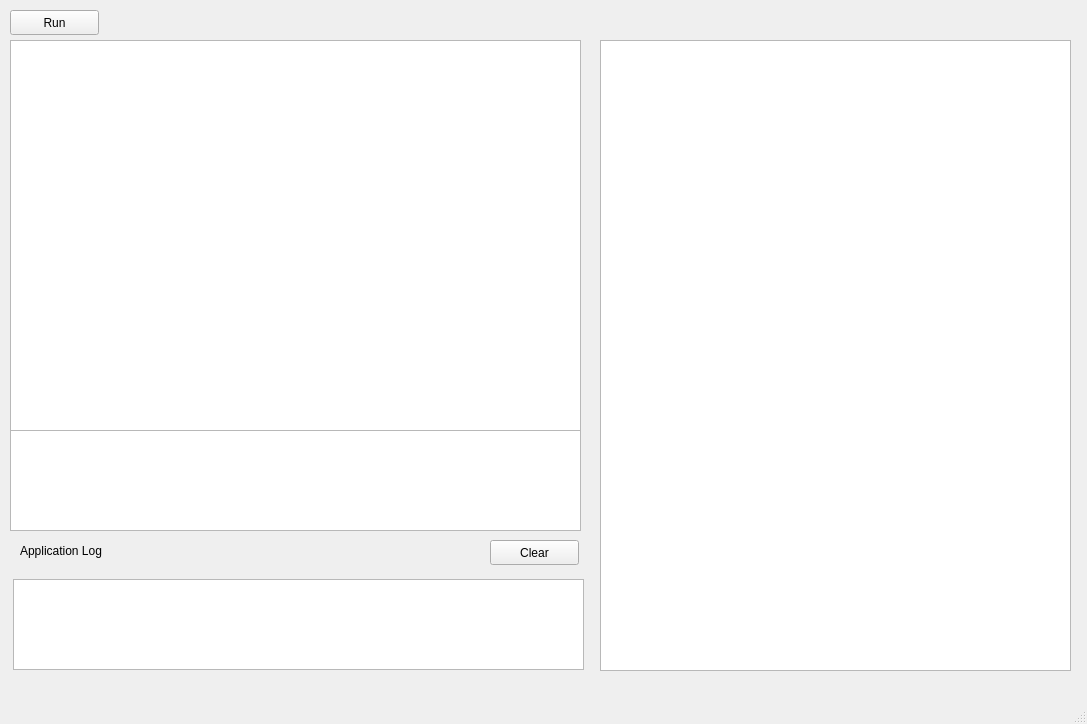
<?xml version="1.0" encoding="UTF-8"?>
<ui version="4.0">
 <class>MainWindow</class>
 <widget class="QMainWindow" name="MainWindow">
  <property name="geometry">
   <rect>
    <x>0</x>
    <y>0</y>
    <width>1087</width>
    <height>724</height>
   </rect>
  </property>
  <property name="windowTitle">
   <string>MainWindow</string>
  </property>
  <widget class="QWidget" name="centralwidget">
   <widget class="QPushButton" name="pushButton">
    <property name="geometry">
     <rect>
      <x>10</x>
      <y>10</y>
      <width>89</width>
      <height>25</height>
     </rect>
    </property>
    <property name="text">
     <string>Run</string>
    </property>
   </widget>
   <widget class="QTextEdit" name="textEdit">
    <property name="geometry">
     <rect>
      <x>10</x>
      <y>40</y>
      <width>571</width>
      <height>391</height>
     </rect>
    </property>
   </widget>
   <widget class="QTextEdit" name="viewTextEdit">
    <property name="geometry">
     <rect>
      <x>600</x>
      <y>40</y>
      <width>471</width>
      <height>631</height>
     </rect>
    </property>
   </widget>
   <widget class="QTextEdit" name="terminalTextEdit">
    <property name="geometry">
     <rect>
      <x>10</x>
      <y>430</y>
      <width>571</width>
      <height>101</height>
     </rect>
    </property>
   </widget>
   <widget class="QTextEdit" name="applicationLogTextEdit">
    <property name="geometry">
     <rect>
      <x>13</x>
      <y>579</y>
      <width>571</width>
      <height>91</height>
     </rect>
    </property>
   </widget>
   <widget class="QPushButton" name="pushButton_2">
    <property name="geometry">
     <rect>
      <x>490</x>
      <y>540</y>
      <width>89</width>
      <height>25</height>
     </rect>
    </property>
    <property name="text">
     <string>Clear</string>
    </property>
   </widget>
   <widget class="QLabel" name="label">
    <property name="geometry">
     <rect>
      <x>20</x>
      <y>530</y>
      <width>141</width>
      <height>41</height>
     </rect>
    </property>
    <property name="text">
     <string>Application Log</string>
    </property>
   </widget>
  </widget>
  <widget class="QMenuBar" name="menubar">
   <property name="geometry">
    <rect>
     <x>0</x>
     <y>0</y>
     <width>1087</width>
     <height>22</height>
    </rect>
   </property>
  </widget>
  <widget class="QStatusBar" name="statusbar"/>
 </widget>
 <resources/>
 <connections/>
</ui>
